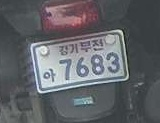
#> input picture day09/경기부천아7683.jpg, 160 x 123 px
$ python tesseract_default.py
#> lines starting #> are read from the running program, lines starting #| are printed output that depends on the picture; after the words box and inside, x2 and y2 are one past the last pixel; in counts of white or black regions, pixels touching at a corner belong together
import cv2
import pytesseract
import numpy as np

# 이미지 로드
img = cv2.imread('경기부천아7683.jpg')
#> img is the input picture: shape (123, 160, 3); mean B, G, R 103.6, 99.1, 97.1
gray = cv2.cvtColor(img, cv2.COLOR_BGR2GRAY)
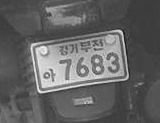
#> gray: shape (123, 160); min 18, max 253, mean 99

# 전처리 파이프라인
clahe = cv2.createCLAHE(clipLimit=2.0, tileGridSize=(8,8))
contrast = clahe.apply(gray)
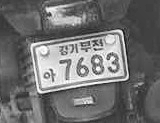
#> contrast: shape (123, 160); min 15, max 255, mean 112.1

binary = cv2.adaptiveThreshold(contrast, 255, cv2.ADAPTIVE_THRESH_GAUSSIAN_C, cv2.THRESH_BINARY_INV, 11, 2)
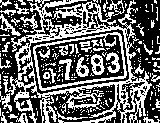
#> binary: shape (123, 160); 40.5% white in thin lines or dots

kernel = cv2.getStructuringElement(cv2.MORPH_RECT, (2, 2))
binary = cv2.morphologyEx(binary, cv2.MORPH_CLOSE, kernel, iterations=1)
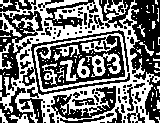
#> binary: shape (123, 160); 46.1% white; 108 white regions (89 under 20 px), largest, box (x1, y1, x2, y2) and area: (0, 0, 160, 123) 7227, (86, 53, 121, 77) 357, (60, 60, 78, 81) 144

# 전처리된 이미지로 OCR
#> (the run stopped early here; a loop or call above may not have finished)

$ run again, with day09/01가0785.jpg copied over day09/경기부천아7683.jpg
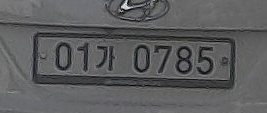
#> input picture day09/01가0785.jpg, 267 x 113 px
#> img is the input picture: shape (113, 267, 3); mean B, G, R 94.4, 93.2, 92.8
#> `binary = cv2.adaptiveThreshold(contrast, 255, cv2.ADAPTIVE_THRESH_GAUS..`:
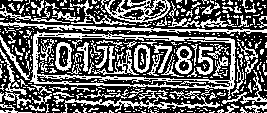
#> binary: shape (113, 267); 39.9% white in thin lines or dots
#> `binary = cv2.morphologyEx(binary, cv2.MORPH_CLOSE, kernel, iterations=1)`:
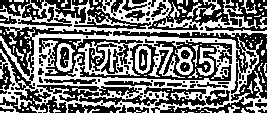
#> binary: shape (113, 267); 46.1% white; 147 white regions (124 under 20 px), largest, box (x1, y1, x2, y2) and area: (0, 0, 267, 113) 11685, (56, 43, 75, 72) 255, (175, 47, 193, 75) 243

$ run again, with day09/01가1134.jpg copied over day09/경기부천아7683.jpg
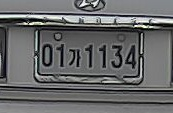
#> input picture day09/01가1134.jpg, 173 x 113 px
#> img is the input picture: shape (113, 173, 3); mean B, G, R 104.7, 104, 103
#> `binary = cv2.adaptiveThreshold(contrast, 255, cv2.ADAPTIVE_THRESH_GAUS..`:
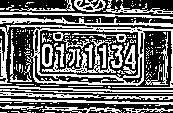
#> binary: shape (113, 173); 41.6% white in thin lines or dots
#> `binary = cv2.morphologyEx(binary, cv2.MORPH_CLOSE, kernel, iterations=1)`:
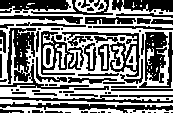
#> binary: shape (113, 173); 47.8% white; 54 white regions (44 under 20 px), largest, box (x1, y1, x2, y2) and area: (0, 0, 173, 101) 7392, (0, 99, 173, 107) 528, (0, 106, 123, 113) 418
